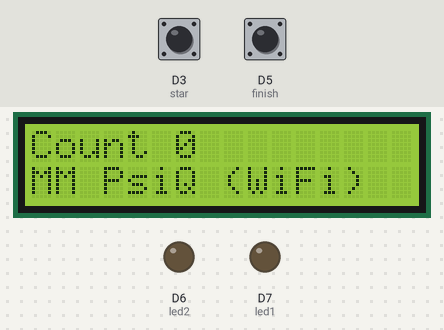
A sketch run on a simulated ESP8266 (NodeMCU). Shown: 16×2 character LCD, output pins drawn as LEDs (lit = HIGH). Inputs (shaded band) come from the test bench; at power-on: D3 (star) HIGH, D5 (finish) HIGH.

Above: at 1.2 s.
1.3 s: D3 (star) pulled LOW for 0.15 s
At 1.7 s:
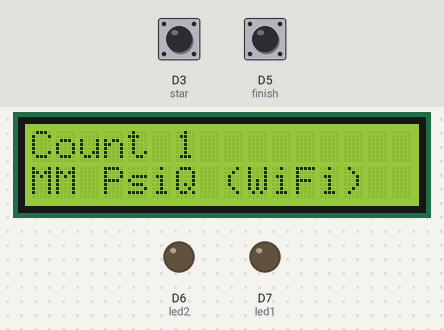
2.9 s: D3 (star) pulled LOW for 1 s
At 4.1 s:
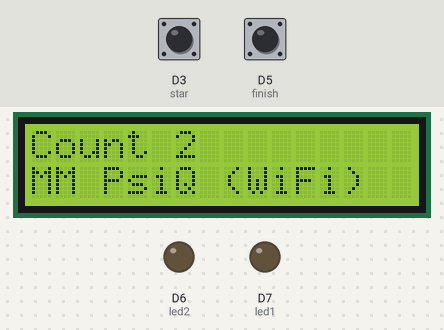
Timing chart, 0 to 5.9 s (numbered marks = the images above; inputs shaded):
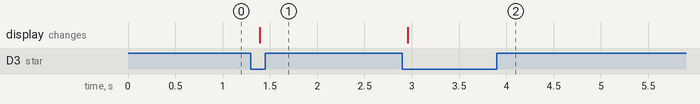

Measured:
- after the input at 1.3 s, the display: changes after 0.09 s (image 1)
- after the input at 2.9 s, the display: changes after 0.06 s (image 2)

The sketch:

MDT.ino
```cpp
#include <ESP8266WiFi.h>
#include <Wire.h>
#include <LiquidCrystal_I2C.h>

const int finish = D5;
const int star = D3;

const int led1 = D7;
const int led2 = D6;

int count = 0;
int starstate = LOW;
int finishstate = LOW;

LiquidCrystal_I2C lcd(0x3F, 16, 2);

void printLCD(int a){
    lcd.setCursor(0, 0);
    lcd.print("Count");
    lcd.setCursor(6, 0);
    lcd.print(count);
    lcd.setCursor(0, 1);
    lcd.print("MM PsiQ (WiFi)");
}

void setup() {
  pinMode(finish, INPUT_PULLUP);
  pinMode(star, INPUT_PULLUP); // Set the button pin as input with internal pull-up resistor
  pinMode(led1,OUTPUT);
  pinMode(led2,OUTPUT);
  Serial.begin(115200);              // Initialize serial communication
  lcd.begin();                      // Initialize the LCD display.
  lcd.backlight();
  printLCD(0);
}

void loop() {
  starstate = digitalRead(star);
  finishstate = digitalRead(finish);

  if (starstate == LOW) {
    count++;
    printLCD(count);
  }while(digitalRead(star) == LOW);

  delay(100);

  if (finishstate == LOW) {
    digitalWrite(led2,HIGH);
    delay(300);
    digitalWrite(led2,LOW);
  }while(digitalRead(finish) == LOW);


}
```
